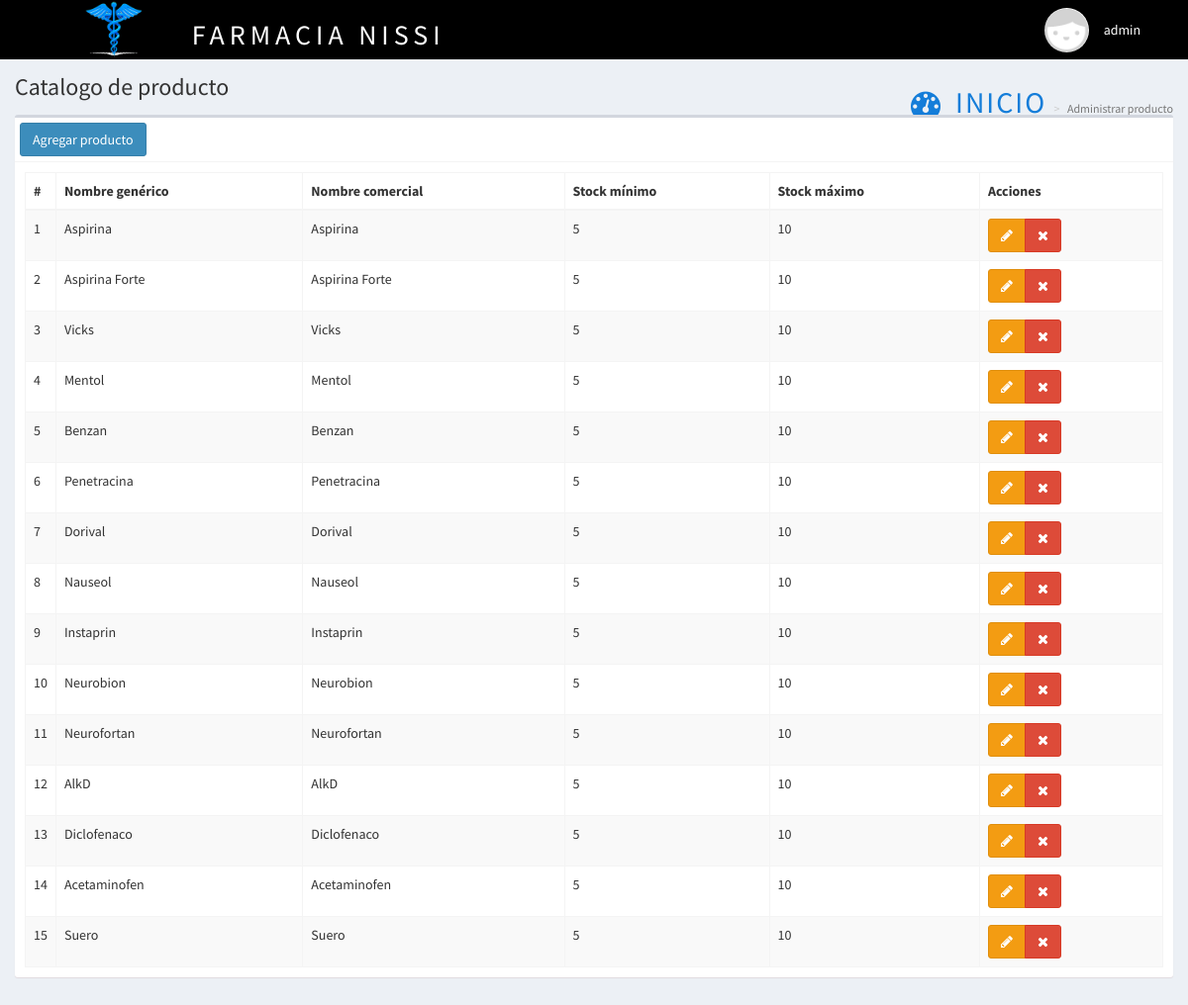
Screenshot of /producto (signed in) with the database file from the repository.
### tables this page shows
CREATE TABLE `producto` (
  `CODIGO_PRODUCTO` int(11) NOT NULL,
  `NOMBRE_GENERICO` varchar(50) NOT NULL,
  `NOMBRE_COMERCIAL` varchar(50) NOT NULL,
  `STOCK_MIN` int(10) NOT NULL,
  `STOCK_MAX` int(10) NOT NULL,
  `VISIBLE` int(1) NOT NULL DEFAULT '1'
);

### controladores/plantilla.controlador.php (called while the page is built)
<?php
class ControladorPlantilla{
	static public function ctrPlantilla(){
		include "vistas/plantilla.php";
	}
}

### index.php (called while the page is built, shortened)
<?php
require_once "controladores/plantilla.controlador.php";
require_once "controladores/usuarios.controlador.php";
require_once "controladores/producto.controlador.php";
require_once "controladores/oferta.controlador.php";
require_once "modelos/producto.modelo.php";
$plantilla = new ControladorPlantilla();
$plantilla -> ctrPlantilla();

### controladores/producto.controlador.php (called while the page is built, shortened)
<?php
class ControladorProducto{
	static public function ctrMostrarProducto($item, $valor){
		$tabla = "PRODUCTO";
		$respuesta = ModeloProducto::mdlMostrarProducto($tabla, $item, $valor);
		return $respuesta;
	}
}

### modelos/conexion.php (called while the page is built)
<?php
class Conexion{
	static public function conectar(){
		$link = new PDO("mysql:host=localhost;dbname=nissi",
			            "root",
			            "");
		$link->exec("set names utf8");
		return $link;
	}
}

### modelos/producto.modelo.php (called while the page is built, shortened)
<?php
require_once "conexion.php";
class ModeloProducto{
	static public function mdlMostrarProducto($tabla, $item, $valor){
		if($item != null){
			$stmt = Conexion::conectar()->prepare("SELECT * FROM $tabla WHERE $item = :$item AND VISIBLE = 1");
			$stmt -> bindParam(":".$item, $valor, PDO::PARAM_STR);
			$stmt -> execute();
			return $stmt -> fetch();
		}else{
			$stmt = Conexion::conectar()->prepare("SELECT * FROM $tabla WHERE VISIBLE = 1");
			$stmt -> execute();
			return $stmt -> fetchAll();
		}
	}
}

### vistas/modulos/producto.php (the view, shortened to what this page needs)
<div class="content-wrapper">
  <section class="content-header">
    <h1>
      Catalogo de producto
    </h1>
    <ol class="breadcrumb">
      <li><a href="inicio"><i class="fa fa-dashboard"></i> Inicio</a></li>
      <li class="active">Administrar producto</li>
    </ol>
  </section>
  <section class="content">
    <div class="box">
      <div class="box-header with-border">
        <button class="btn btn-primary" data-toggle="modal" data-target="#modalAgregarProducto">
          Agregar producto
        </button>
      </div>
      <div class="box-body">
       <table class="table table-bordered table-striped dt-responsive tablas" width="100%">
        <thead>
         <tr>
           <th style="width:10px">#</th>
           <th>Nombre genérico</th>
           <th>Nombre comercial</th>
           <th>Stock mínimo</th>
           <th>Stock máximo</th>
           <th>Acciones</th>
         </tr>
        </thead>
        <tbody>
        <?php
          $item = null;
          $valor = null;
          $producto = ControladorProducto::ctrMostrarProducto($item, $valor);
          foreach ($producto as $key => $value) {
            echo '<tr>
                    <td>'.($key+1).'</td>
                    <td>'.$value["NOMBRE_GENERICO"].'</td>
                    <td>'.$value["NOMBRE_COMERCIAL"].'</td>
                    <td>'.$value["STOCK_MIN"].'</td>
                    <td>'.$value["STOCK_MAX"].'</td>
                    <td>
                    <div class="btn-group">
                      <button class="btn btn-warning btnEditarProducto" idProducto="'.$value["CODIGO_PRODUCTO"].'" data-toggle="modal" data-target="#modalEditarProducto"><i class="fa fa-pencil"></i></button>';
                      if($_SESSION["perfil"] == "Administrador"){
                        echo '<button class="btn btn-danger btnEliminarProducto" idProducto="'.$value["CODIGO_PRODUCTO"].'"><i class="fa fa-times"></i></button>';
                      }
                      echo '</div>
                    </td>
                  </tr>';
            }
        ?>
        </tbody>
       </table>
      </div>
    </div>
  </section>
</div>

### vistas/plantilla.php (shortened to what this page needs)
<!DOCTYPE html>
<html>
<head>
    <link rel="stylesheet" href="vistas/bower_components/bootstrap/dist/css/bootstrap.min.css">
    <link rel="stylesheet" href="vistas/bower_components/font-awesome/css/font-awesome.min.css">
    <link rel="stylesheet" href="vistas/bower_components/Ionicons/css/ionicons.min.css">
    <link rel="stylesheet" href="vistas/dist/css/AdminLTE.css">
    <link rel="stylesheet" href="vistas/dist/css/skins/_all-skins.min.css">
    <link rel="stylesheet" href="vistas/bower_components/datatables.net-bs/css/dataTables.bootstrap.min.css">
    <link rel="stylesheet" href="vistas/bower_components/datatables.net-bs/css/responsive.bootstrap.min.css">
    <link rel="stylesheet" href="vistas/plugins/iCheck/all.css">
    <link rel="stylesheet" href="vistas/bower_components/bootstrap-daterangepicker/daterangepicker.css">
    <link rel="stylesheet" href="vistas/bower_components/morris.js/morris.css">
</head>
<body class="hold-transition skin-blue login-page">
    <?php
  if(isset($_SESSION["iniciarSesion"]) && $_SESSION["iniciarSesion"] == "ok"){
   echo '<div class="wrapper">';
    include "modulos/cabezote.php";
    if(isset($_GET["ruta"])){
      if($_GET["ruta"] == "inicio" ||
         $_GET["ruta"] == "usuarios" ||
         $_GET["ruta"] == "clasificacion" ||
         $_GET["ruta"] == "presentacion" ||
         $_GET["ruta"] == "tipoproducto" ||
         $_GET["ruta"] == "productosofertas" ||
         $_GET["ruta"] == "oferta" ||
         $_GET["ruta"] == "producto" ||
         $_GET["ruta"] == "cliente" ||
         $_GET["ruta"] == "productos" ||
         $_GET["ruta"] == "clientes" ||
         $_GET["ruta"] == "inventario15776" ||
         $_GET["ruta"] == "ingreso-inventario15776" ||
         $_GET["ruta"] == "ingreso-inventario-producto" ||
         $_GET["ruta"] == "proveedores" ||
         $_GET["ruta"] == "ventas" ||
         $_GET["ruta"] == "crear-ventas" ||
         $_GET["ruta"] == "editar-venta" ||
         $_GET["ruta"] == "reportes" ||
         $_GET["ruta"] == "cliente1" ||
         $_GET["ruta"] == "salir"){
        include "./vistas/modulos/".$_GET["ruta"].".php";
      }else{
        include "./vistas/modulos/404.php";
      }
    }else{
      include "./vistas/modulos/inicio.php";
    }
    echo '</div>';
  }else{
    include "modulos/login.php";
  }
  ?>
</body>
</html>

### vistas/modulos/cabezote.php (shortened to what this page needs)
<header class="main-header">
<nav class="navbar navbar-static-top header-all" role="navigation">
	<div class="header-info grow2">
		 <img src="vistas\dist\img\logo.PNG" alt="Logo">
		 <h3>FARMACIA NISSI</h3>
	</div>
	<div class="navbar-custom-menu grow1">
		<ul class="nav navbar-nav">
			<li class="dropdown user user-menu">
				<a href="#" class="dropdown-toggle" data-toggle="dropdown">
				<?php
				if($_SESSION["foto"] != ""){
					echo '<img src="'.$_SESSION["foto"].'" class="user-image">';
				}else{
					echo '<img src="vistas/img/usuarios/default/anonymous.png" class="user-image">';
				}
				?>
					<span class="hidden-xs"><?php  echo $_SESSION["nombre"]; ?></span>
				</a>
			</li>
		</ul>
	</div>
</nav>
</header>

### rows the page displays
producto: NOMBRE_GENERICO "Aspirina", NOMBRE_COMERCIAL "Aspirina", STOCK_MIN "5", STOCK_MAX "10"
producto: NOMBRE_GENERICO "Aspirina Forte", NOMBRE_COMERCIAL "Aspirina Forte", STOCK_MIN "5", STOCK_MAX "10"
producto: NOMBRE_GENERICO "Vicks", NOMBRE_COMERCIAL "Vicks", STOCK_MIN "5", STOCK_MAX "10"
producto: NOMBRE_GENERICO "Mentol", NOMBRE_COMERCIAL "Mentol", STOCK_MIN "5", STOCK_MAX "10"
producto: NOMBRE_GENERICO "Benzan", NOMBRE_COMERCIAL "Benzan", STOCK_MIN "5", STOCK_MAX "10"
producto: NOMBRE_GENERICO "Penetracina", NOMBRE_COMERCIAL "Penetracina", STOCK_MIN "5", STOCK_MAX "10"
producto: NOMBRE_GENERICO "Dorival", NOMBRE_COMERCIAL "Dorival", STOCK_MIN "5", STOCK_MAX "10"
producto: NOMBRE_GENERICO "Nauseol", NOMBRE_COMERCIAL "Nauseol", STOCK_MIN "5", STOCK_MAX "10"
producto: NOMBRE_GENERICO "Instaprin", NOMBRE_COMERCIAL "Instaprin", STOCK_MIN "5", STOCK_MAX "10"
producto: NOMBRE_GENERICO "Neurobion", NOMBRE_COMERCIAL "Neurobion", STOCK_MIN "5", STOCK_MAX "10"
producto: NOMBRE_GENERICO "Neurofortan", NOMBRE_COMERCIAL "Neurofortan", STOCK_MIN "5", STOCK_MAX "10"
producto: NOMBRE_GENERICO "AlkD", NOMBRE_COMERCIAL "AlkD", STOCK_MIN "5", STOCK_MAX "10"
producto: NOMBRE_GENERICO "Diclofenaco", NOMBRE_COMERCIAL "Diclofenaco", STOCK_MIN "5", STOCK_MAX "10"
producto: NOMBRE_GENERICO "Acetaminofen", NOMBRE_COMERCIAL "Acetaminofen", STOCK_MIN "5", STOCK_MAX "10"
producto: NOMBRE_GENERICO "Suero", NOMBRE_COMERCIAL "Suero", STOCK_MIN "5", STOCK_MAX "10"

### other values shown
$_SESSION["nombre"] "admin"
